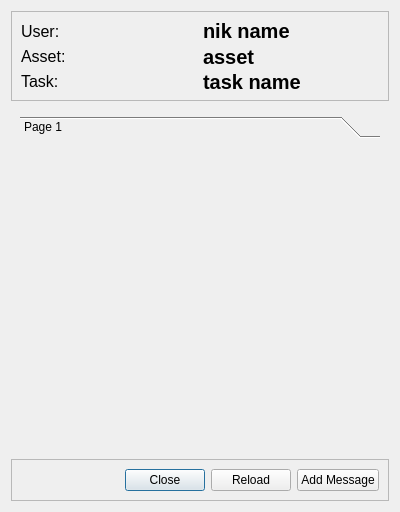
<?xml version="1.0" encoding="UTF-8"?>
<ui version="4.0">
 <class>Dialog</class>
 <widget class="QDialog" name="Dialog">
  <property name="geometry">
   <rect>
    <x>0</x>
    <y>0</y>
    <width>400</width>
    <height>512</height>
   </rect>
  </property>
  <property name="windowTitle">
   <string>Dialog</string>
  </property>
  <layout class="QVBoxLayout" name="verticalLayout_2">
   <item>
    <widget class="QFrame" name="chat_meta_data_frame">
     <property name="maximumSize">
      <size>
       <width>16777215</width>
       <height>90</height>
      </size>
     </property>
     <property name="font">
      <font>
       <pointsize>20</pointsize>
      </font>
     </property>
     <property name="frameShape">
      <enum>QFrame::StyledPanel</enum>
     </property>
     <property name="frameShadow">
      <enum>QFrame::Raised</enum>
     </property>
     <layout class="QGridLayout" name="gridLayout">
      <item row="0" column="0">
       <widget class="QLabel" name="label">
        <property name="font">
         <font>
          <pointsize>12</pointsize>
         </font>
        </property>
        <property name="text">
         <string>User:</string>
        </property>
       </widget>
      </item>
      <item row="0" column="1">
       <widget class="QLabel" name="chat_nik_name_label">
        <property name="font">
         <font>
          <pointsize>15</pointsize>
          <weight>75</weight>
          <bold>true</bold>
         </font>
        </property>
        <property name="text">
         <string>nik name</string>
        </property>
       </widget>
      </item>
      <item row="2" column="0">
       <widget class="QLabel" name="label_2">
        <property name="font">
         <font>
          <pointsize>12</pointsize>
         </font>
        </property>
        <property name="text">
         <string>Task:</string>
        </property>
       </widget>
      </item>
      <item row="2" column="1">
       <widget class="QLabel" name="chat_task_name_label">
        <property name="font">
         <font>
          <pointsize>15</pointsize>
          <weight>75</weight>
          <bold>true</bold>
         </font>
        </property>
        <property name="text">
         <string>task name</string>
        </property>
       </widget>
      </item>
      <item row="1" column="0">
       <widget class="QLabel" name="label_4">
        <property name="font">
         <font>
          <pointsize>12</pointsize>
         </font>
        </property>
        <property name="text">
         <string>Asset:</string>
        </property>
       </widget>
      </item>
      <item row="1" column="1">
       <widget class="QLabel" name="chat_asset_name_label">
        <property name="font">
         <font>
          <pointsize>15</pointsize>
          <weight>75</weight>
          <bold>true</bold>
         </font>
        </property>
        <property name="text">
         <string>asset</string>
        </property>
       </widget>
      </item>
     </layout>
    </widget>
   </item>
   <item>
    <widget class="QScrollArea" name="scrollArea">
     <property name="frameShape">
      <enum>QFrame::NoFrame</enum>
     </property>
     <property name="widgetResizable">
      <bool>true</bool>
     </property>
     <widget class="QWidget" name="scrollAreaWidgetContents">
      <property name="geometry">
       <rect>
        <x>0</x>
        <y>0</y>
        <width>382</width>
        <height>345</height>
       </rect>
      </property>
      <layout class="QVBoxLayout" name="verticalLayout">
       <item>
        <widget class="QToolBox" name="chat_tool_box">
         <property name="lineWidth">
          <number>1</number>
         </property>
         <property name="currentIndex">
          <number>0</number>
         </property>
         <property name="tabSpacing">
          <number>6</number>
         </property>
         <widget class="QWidget" name="page">
          <property name="geometry">
           <rect>
            <x>0</x>
            <y>0</y>
            <width>364</width>
            <height>296</height>
           </rect>
          </property>
          <attribute name="label">
           <string>Page 1</string>
          </attribute>
         </widget>
        </widget>
       </item>
      </layout>
     </widget>
    </widget>
   </item>
   <item>
    <widget class="QFrame" name="downButtonFrame">
     <property name="frameShape">
      <enum>QFrame::StyledPanel</enum>
     </property>
     <property name="frameShadow">
      <enum>QFrame::Raised</enum>
     </property>
     <layout class="QVBoxLayout" name="buttonVerticalLayout">
       <item>
        <layout class="QHBoxLayout" name="pagesHorizontalLayout">
        </layout>
       </item>
       <item>
        <layout class="QHBoxLayout" name="horizontalLayout">
        <item>
        <spacer name="horizontalSpacer">
            <property name="orientation">
            <enum>Qt::Horizontal</enum>
            </property>
            <property name="sizeHint" stdset="0">
            <size>
            <width>63</width>
            <height>20</height>
            </size>
            </property>
        </spacer>
        </item>
        <item>
        <widget class="QPushButton" name="close_button">
            <property name="text">
            <string>Close</string>
            </property>
        </widget>
        </item>
        <item>
        <widget class="QPushButton" name="reload_button">
            <property name="text">
            <string>Reload</string>
            </property>
        </widget>
        </item>
        <item>
        <widget class="QPushButton" name="chat_add_topic_button">
            <property name="text">
            <string>Add Message</string>
            </property>
        </widget>
        </item>
        </layout>
       </item>
     </layout>
    </widget>
   </item>
  </layout>
 </widget>
 <resources/>
 <connections/>
</ui>
